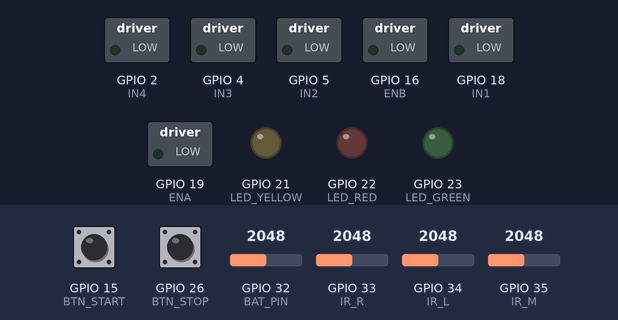
Bench run of a sketch on a simulated ESP32. Shown: switched loads named in the sketch (green lamp = pin HIGH), output pins drawn as LEDs (lit = HIGH). Inputs (shaded band) come from the test bench; at power-on: GPIO 15 (BTN_START) HIGH, GPIO 32 (BAT_PIN) = 2048, GPIO 26 (BTN_STOP) HIGH, GPIO 33 (IR_R) = 2048, GPIO 34 (IR_L) = 2048, GPIO 35 (IR_M) = 2048. WiFi joins after 1.5 s; servers stay silent unless stated; no MQTT or app messages arrive unless stated; what the sketch prints to the serial monitor is not drawn.

Above: at 2.3 s.
2.4 s: GPIO 15 (BTN_START) pulled LOW for 1 s
At 5.5 s:
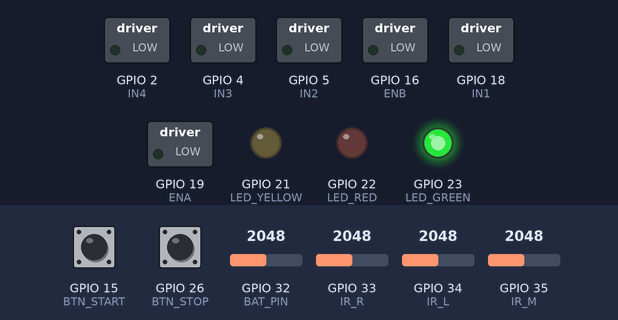
5.8 s: GPIO 32 (BAT_PIN) set to 1861
7.3 s: GPIO 32 (BAT_PIN) set to 1755
At 7.9 s:
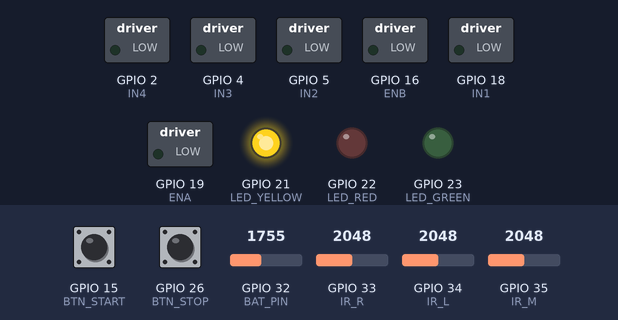
8.9 s: GPIO 32 (BAT_PIN) set to 1228
At 10.3 s:
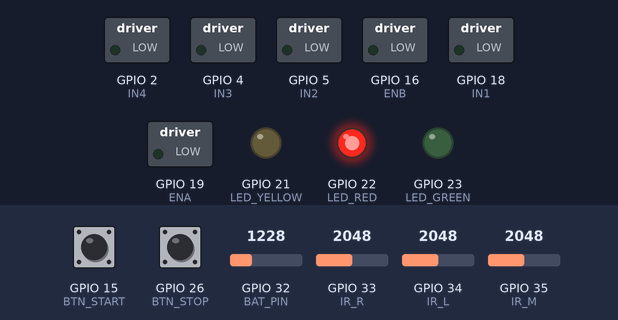
Timing chart, 0 to 11.9 s (numbered marks = the images above; inputs shaded):
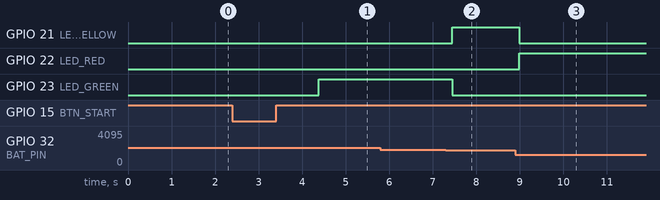

The sketch:

wagon01_final.ino
```cpp
#include <WiFi.h>
#include <PubSubClient.h>
#include <ArduinoJson.h>

// =============================================
// NETWERK EN MQTT CONFIGURATIE
// =============================================
const char* ssid        = "brechtiot";
const char* password    = "brechtiot";
const char* mqtt_server = "192.168.1.154";
const int   mqtt_port   = 1883;
const char* mqtt_user   = "wagon01";
const char* mqtt_pass   = "pi123";

// MQTT Topics
const char* TOPIC_TELEMETRY = "museum/wagon/01/telemetry";
const char* TOPIC_ALERT     = "museum/wagon/01/event/error";
const char* TOPIC_CMD_STOP  = "museum/wagon/01/cmd/stop";
const char* TOPIC_CMD_START = "museum/wagon/01/cmd/start";
const char* TOPIC_BROADCAST = "museum/system/broadcast/stop";

// =============================================
// PIN DEFINITIES
// =============================================
#define IR_L 34
#define IR_M 35
#define IR_R 33   // verplaatst van 17 naar 33 (ADC1_CH5)

#define ENA 19
#define IN1 18
#define IN2 5
#define ENB 16
#define IN3 4
#define IN4 2

#define BTN_START  15
#define BTN_STOP   26

#define BAT_PIN    32
#define LED_GREEN  23
#define LED_YELLOW 21
#define LED_RED    22

// =============================================
// IR SENSOR KALIBRATIE + MOVING AVERAGE Q=8
// =============================================
#define Q 8

int calBlack[3] = {0, 0, 0};
int calWhite[3] = {0, 0, 0};

int bufL[Q] = {}, bufM[Q] = {}, bufR[Q] = {};
int bufIndex = 0;

int movingAvg(int* buf, int newVal) {
  buf[bufIndex] = newVal;
  long sum = 0;
  for (int i = 0; i < Q; i++) sum += buf[i];
  return sum / Q;
}

int normalize(int raw, int white, int black) {
  int val = map(raw, white, black, 0, 100);
  return constrain(val, 0, 100);
}

void calibrateSensors() {
  Serial.println("=== KALIBRATIE START ===");

  Serial.println("Plaats sensoren op WIT oppervlak. Druk START...");
  while (digitalRead(BTN_START) == HIGH) delay(10);
  delay(200);

  long sumW[3] = {0, 0, 0};
  for (int i = 0; i < 100; i++) {
    sumW[0] += analogRead(IR_L);
    sumW[1] += analogRead(IR_M);
    sumW[2] += analogRead(IR_R);
    delay(5);
  }
  for (int i = 0; i < 3; i++) calWhite[i] = sumW[i] / 100;
  Serial.printf("WIT:   L=%d  M=%d  R=%d\n", calWhite[0], calWhite[1], calWhite[2]);

  Serial.println("Plaats sensoren op ZWARTE lijn. Druk START...");
  while (digitalRead(BTN_START) == HIGH) delay(10);
  delay(200);

  long sumB[3] = {0, 0, 0};
  for (int i = 0; i < 100; i++) {
    sumB[0] += analogRead(IR_L);
    sumB[1] += analogRead(IR_M);
    sumB[2] += analogRead(IR_R);
    delay(5);
  }
  for (int i = 0; i < 3; i++) calBlack[i] = sumB[i] / 100;
  Serial.printf("ZWART: L=%d  M=%d  R=%d\n", calBlack[0], calBlack[1], calBlack[2]);

  Serial.println("=== KALIBRATIE KLAAR ===");
}

void readSensors(int &outL, int &outM, int &outR) {
  int rawL = movingAvg(bufL, analogRead(IR_L));
  int rawM = movingAvg(bufM, analogRead(IR_M));
  int rawR = movingAvg(bufR, analogRead(IR_R));
  bufIndex = (bufIndex + 1) % Q;

  outL = normalize(rawL, calWhite[0], calBlack[0]);
  outM = normalize(rawM, calWhite[1], calBlack[1]);
  outR = normalize(rawR, calWhite[2], calBlack[2]);
}

// =============================================
// RIJPARAMETERS EN STATUS
// =============================================
#define DREMPEL 50

int baseSpeed  = 180;
int correction = 40;
bool running   = false;

unsigned long stopTime             = 0;
bool stopTimerActive               = false;
const unsigned long STOP_DURATION  = 30000;

// =============================================
// MQTT EN WIFI
// =============================================
WiFiClient espClient;
PubSubClient mqttClient(espClient);

struct SensorData {
  int irL = 0, irM = 0, irR = 0;
  float battery_v   = 8.4;
  int battery_pct   = 100;
  String status     = "STOP";
} sensorData;

unsigned long lastMqttPublish = 0;
const long mqttInterval = 2000;

void connectWiFi() {
  WiFi.begin(ssid, password);
  Serial.print("WiFi verbinden");
  while (WiFi.status() != WL_CONNECTED) {
    delay(500);
    Serial.print(".");
  }
  WiFi.setSleep(false);  // ← toevoegen
  Serial.println("\nVerbonden! IP: " + WiFi.localIP().toString());
}

void stopMotors() {
  digitalWrite(IN1, LOW); digitalWrite(IN2, LOW);
  digitalWrite(IN3, LOW); digitalWrite(IN4, LOW);
  ledcWrite(ENA, 0);
  ledcWrite(ENB, 0);
}

void setMotors(int leftSpeed, int rightSpeed) {
  leftSpeed  = constrain(leftSpeed,  0, 255);
  rightSpeed = constrain(rightSpeed, 0, 255);
  digitalWrite(IN1, HIGH); digitalWrite(IN2, LOW);
  digitalWrite(IN3, HIGH); digitalWrite(IN4, LOW);
  ledcWrite(ENA, leftSpeed);
  ledcWrite(ENB, rightSpeed);
}

void mqttCallback(char* topic, byte* payload, unsigned int length) {
  String t   = String(topic);
  String msg = "";
  for (int i = 0; i < length; i++) msg += (char)payload[i];

  Serial.println("MQTT ontvangen [" + t + "]: " + msg);

  if (t == TOPIC_CMD_STOP || t == TOPIC_BROADCAST) {
    running         = false;
    stopTimerActive = true;
    stopTime        = millis();
    stopMotors();
  } else if (t == TOPIC_CMD_START) {
    running         = true;
    stopTimerActive = false;
  }
}

void connectMQTT() {
  mqttClient.setServer(mqtt_server, mqtt_port);
  mqttClient.setCallback(mqttCallback);

  while (!mqttClient.connected()) {
    Serial.print("MQTT verbinden...");
    String clientId = "ESP32-wagon01";
    if (mqttClient.connect(clientId.c_str(), mqtt_user, mqtt_pass)) {
      Serial.println("verbonden");
      mqttClient.subscribe(TOPIC_CMD_STOP);
      mqttClient.subscribe(TOPIC_CMD_START);
      mqttClient.subscribe(TOPIC_BROADCAST);
      mqttClient.publish(TOPIC_TELEMETRY, "{\"status\":\"online\"}");
    } else {
      Serial.print("mislukt, rc=");
      Serial.print(mqttClient.state());
      Serial.println(" opnieuw in 2s");
      delay(2000);
    }
  }
}

float readBatteryVoltage() {
  const float divider = 4.87;
  const float adcRef  = 3.3;
  const float adcMax  = 4095.0;
  int raw = analogRead(BAT_PIN);
  return (raw / adcMax) * adcRef * divider;
}

int voltageToPct(float v) {
  const float full  = 8.4;
  const float empty = 6.4;
  int pct = (v - empty) / (full - empty) * 100;
  return constrain(pct, 0, 100);
}

void updateBatteryLEDs(int pct) {
  digitalWrite(LED_GREEN,  pct > 30              ? HIGH : LOW);
  digitalWrite(LED_YELLOW, pct <= 30 && pct > 10 ? HIGH : LOW);
  digitalWrite(LED_RED,    pct <= 10             ? HIGH : LOW);
}

void publishMQTT() {
  if (!mqttClient.connected()) return;

  StaticJsonDocument<256> doc;
  doc["battery_v"]   = sensorData.battery_v;
  doc["battery_pct"] = sensorData.battery_pct;
  doc["ir_left"]     = sensorData.irL;
  doc["ir_mid"]      = sensorData.irM;
  doc["ir_right"]    = sensorData.irR;
  doc["status"]      = sensorData.status;

  char buf[256];
  serializeJson(doc, buf);
  mqttClient.publish(TOPIC_TELEMETRY, buf);

  if (sensorData.battery_pct <= 10) {
    StaticJsonDocument<64> alert;
    alert["type"]    = "low_battery";
    alert["battery"] = sensorData.battery_pct;
    char alertBuf[64];
    serializeJson(alert, alertBuf);
    mqttClient.publish(TOPIC_ALERT, alertBuf);
  }
}

// =============================================
// SETUP
// =============================================
void setup() {
  Serial.begin(115200);

  // Pin Modes
  pinMode(IR_L, INPUT);
  pinMode(IR_M, INPUT);
  pinMode(IR_R, INPUT);
  pinMode(IN1, OUTPUT); pinMode(IN2, OUTPUT);
  pinMode(IN3, OUTPUT); pinMode(IN4, OUTPUT);
  pinMode(BTN_START, INPUT_PULLUP);
  pinMode(BTN_STOP,  INPUT_PULLUP);
  pinMode(LED_GREEN,  OUTPUT);
  pinMode(LED_YELLOW, OUTPUT);
  pinMode(LED_RED,    OUTPUT);

  stopMotors();
  ledcAttach(ENA, 5000, 8);
  ledcAttach(ENB, 5000, 8);

  // ADC instellen voor 0-3.3V bereik
  analogSetPinAttenuation(IR_L, ADC_11db);
  analogSetPinAttenuation(IR_M, ADC_11db);
  analogSetPinAttenuation(IR_R, ADC_11db);

  // Netwerkverbindingen opbouwen
  connectWiFi();
  connectMQTT();

  // Moving average buffers voorvullen (voorkomt nullen bij opstart)
  for (int i = 0; i < Q; i++) {
    bufL[i] = analogRead(IR_L);
    bufM[i] = analogRead(IR_M);
    bufR[i] = analogRead(IR_R);
    delay(5);
  }

  // Kalibratie uitvoeren
  calibrateSensors();

  Serial.println("Systeem klaar voor gebruik.");
}

// =============================================
// LOOP
// =============================================
void loop() {

    Serial.printf("RAW → L=%d  M=%d  R=%d\n",
    analogRead(IR_L),
    analogRead(IR_M),
    analogRead(IR_R));
  delay(500);

  // WiFi-herstel
  if (WiFi.status() != WL_CONNECTED) {
    stopMotors();
    running = false;
    connectWiFi();
  }

  // MQTT-herstel en loop
  if (!mqttClient.connected()) connectMQTT();
  mqttClient.loop();

  // Fysieke knoppen
  static bool lastBtnStart = HIGH;
  static bool lastBtnStop  = HIGH;

  bool currentBtnStart = digitalRead(BTN_START);
  bool currentBtnStop  = digitalRead(BTN_STOP);

  if (currentBtnStart == LOW && lastBtnStart == HIGH) {
    Serial.println("[KNOP] START ingedrukt → wagon rijdt");
    running         = true;
    stopTimerActive = false;
  }

  if (currentBtnStop == LOW && lastBtnStop == HIGH) {
    Serial.println("[KNOP] STOP ingedrukt → wagon stopt 30s");
    running         = false;
    stopTimerActive = true;
    stopTime        = millis();
    stopMotors();
  }

  lastBtnStart = currentBtnStart;
  lastBtnStop  = currentBtnStop;

  // Auto-herstart na 30 seconden
  if (stopTimerActive && (millis() - stopTime >= STOP_DURATION)) {
    running         = true;
    stopTimerActive = false;
  }

  // Batterij uitlezen en LEDs aansturen
  float v = readBatteryVoltage();
  int pct = voltageToPct(v);
  sensorData.battery_v   = v;
  sensorData.battery_pct = pct;
  updateBatteryLEDs(pct);

  // Noodstop bij lege batterij
  if (pct <= 10) {
    running         = false;
    stopTimerActive = false;
    stopMotors();
    sensorData.status = "ALARM_BATTERY";
  }

  // IR sensoren uitlezen via ADC + moving average + normalisatie
  int normL, normM, normR;
  readSensors(normL, normM, normR);
  sensorData.irL = normL;
  sensorData.irM = normM;
  sensorData.irR = normR;

  // Rijlogica
  if (!running) {
    if (sensorData.status != "ALARM_BATTERY") {
      sensorData.status = "STOP";
    }
    stopMotors();
  } else {
    bool L = normL > DREMPEL;
    bool M = normM > DREMPEL;
    bool R = normR > DREMPEL;

    // Dwarslijn: alle 3 sensoren zien lijn → stop 30 seconden
    if (L && M && R) {
      running           = false;
      stopTimerActive   = true;
      stopTime          = millis();
      sensorData.status = "DWARSLIJN_STOP";
      stopMotors();
    }
    // Alleen midden → rechtdoor
    else if (M && !L && !R) {
      sensorData.status = "RIJDEN";
      setMotors(baseSpeed, baseSpeed);
    }
    // Lijn naar rechts → stuur rechts bij
    else if (R && !M && !L) {
      sensorData.status = "CORRECTIE_RECHTS";
      setMotors(baseSpeed + correction, baseSpeed - correction);
    }
    // Lijn naar links → stuur links bij
    else if (L && !M && !R) {
      sensorData.status = "CORRECTIE_LINKS";
      setMotors(baseSpeed - correction, baseSpeed + correction);
    }
    // Midden + rechts → sterker rechts bijsturen
    else if (M && R && !L) {
      sensorData.status = "CORRECTIE_RECHTS";
      setMotors(baseSpeed + correction, baseSpeed - correction);
    }
    // Midden + links → sterker links bijsturen
    else if (M && L && !R) {
      sensorData.status = "CORRECTIE_LINKS";
      setMotors(baseSpeed - correction, baseSpeed + correction);
    }
    // Geen lijn → lijn verloren
    else if (!L && !M && !R) {
      sensorData.status = "LIJN_VERLOREN";
      stopMotors();
    }
    else {
      stopMotors();
    }
  }

  // Periodiek MQTT publiceren
  if (millis() - lastMqttPublish > mqttInterval) {
    lastMqttPublish = millis();
    publishMQTT();
  }

  delay(10);
}
```

Measured:
- the behaviour switches between 1789 and 1788 on GPIO 32 (BAT_PIN) (found by bisection; images 1 and 2)
- after the input at 2.4 s, GPIO 23 (LED_GREEN): LOW → HIGH after 2.0 s
- after the input at 5.8 s, every drawn part: stays the same
- after the input at 7.3 s, GPIO 21 (LED_YELLOW): LOW → HIGH after 0.15 s; GPIO 23 (LED_GREEN): HIGH → LOW after 0.15 s
- after the input at 8.9 s, GPIO 21 (LED_YELLOW): HIGH → LOW after 0.09 s; GPIO 22 (LED_RED): LOW → HIGH after 0.09 s
